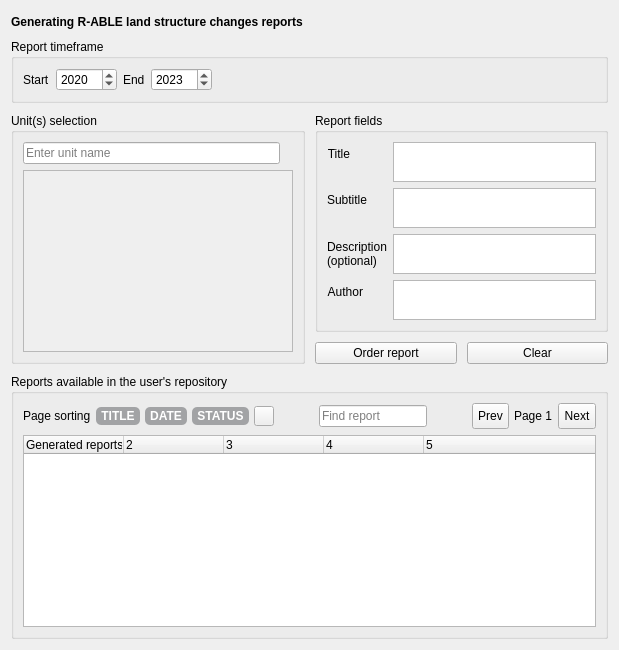
     <widget class="QWidget" name="reports_tab">
      <property name="sizePolicy">
       <sizepolicy hsizetype="Preferred" vsizetype="Ignored">
        <horstretch>0</horstretch>
        <verstretch>0</verstretch>
       </sizepolicy>
      </property>
      <attribute name="title">
       <string>Reports</string>
      </attribute>
      <layout class="QVBoxLayout" name="verticalLayout_14">
       <property name="spacing">
        <number>10</number>
       </property>
       <property name="topMargin">
        <number>15</number>
       </property>
       <item>
        <widget class="QLabel" name="reports_main_label">
         <property name="font">
          <font>
           <weight>75</weight>
           <bold>true</bold>
          </font>
         </property>
         <property name="text">
          <string>Generating R-ABLE land structure changes reports</string>
         </property>
        </widget>
       </item>
       <item>
        <widget class="QGroupBox" name="reports_timeframe_box">
         <property name="title">
          <string>Report timeframe</string>
         </property>
         <layout class="QHBoxLayout" name="horizontalLayout_13">
          <item>
           <widget class="QLabel" name="reports_start_label">
            <property name="sizePolicy">
             <sizepolicy hsizetype="Preferred" vsizetype="Preferred">
              <horstretch>0</horstretch>
              <verstretch>0</verstretch>
             </sizepolicy>
            </property>
            <property name="text">
             <string>Start</string>
            </property>
           </widget>
          </item>
          <item>
           <widget class="QSpinBox" name="reports_start_year">
            <property name="sizePolicy">
             <sizepolicy hsizetype="Preferred" vsizetype="Fixed">
              <horstretch>0</horstretch>
              <verstretch>0</verstretch>
             </sizepolicy>
            </property>
            <property name="minimum">
             <number>2000</number>
            </property>
            <property name="maximum">
             <number>10000</number>
            </property>
            <property name="value">
             <number>2020</number>
            </property>
           </widget>
          </item>
          <item>
           <widget class="QLabel" name="reports_end_label">
            <property name="sizePolicy">
             <sizepolicy hsizetype="Preferred" vsizetype="Preferred">
              <horstretch>0</horstretch>
              <verstretch>0</verstretch>
             </sizepolicy>
            </property>
            <property name="text">
             <string>End</string>
            </property>
           </widget>
          </item>
          <item>
           <widget class="QSpinBox" name="reports_end_year">
            <property name="sizePolicy">
             <sizepolicy hsizetype="Preferred" vsizetype="Fixed">
              <horstretch>0</horstretch>
              <verstretch>0</verstretch>
             </sizepolicy>
            </property>
            <property name="minimum">
             <number>2000</number>
            </property>
            <property name="maximum">
             <number>10000</number>
            </property>
            <property name="value">
             <number>2023</number>
            </property>
           </widget>
          </item>
          <item>
           <spacer name="horizontalSpacer_6">
            <property name="orientation">
             <enum>Qt::Horizontal</enum>
            </property>
            <property name="sizeHint" stdset="0">
             <size>
              <width>40</width>
              <height>20</height>
             </size>
            </property>
           </spacer>
          </item>
         </layout>
        </widget>
       </item>
       <item>
        <layout class="QHBoxLayout" name="horizontalLayout_10">
         <property name="rightMargin">
          <number>0</number>
         </property>
         <property name="bottomMargin">
          <number>0</number>
         </property>
         <item>
          <layout class="QVBoxLayout" name="verticalLayout_11">
           <item>
            <widget class="QGroupBox" name="reports_unit_selection_box">
             <property name="sizePolicy">
              <sizepolicy hsizetype="Expanding" vsizetype="Preferred">
               <horstretch>0</horstretch>
               <verstretch>0</verstretch>
              </sizepolicy>
             </property>
             <property name="title">
              <string>Unit(s) selection</string>
             </property>
             <layout class="QVBoxLayout" name="verticalLayout_18">
              <item>
               <layout class="QHBoxLayout" name="horizontalLayout_9">
                <property name="bottomMargin">
                 <number>0</number>
                </property>
                <item>
                 <widget class="QLineEdit" name="reports_unit_input">
                  <property name="placeholderText">
                   <string>Enter unit name</string>
                  </property>
                  <property name="clearButtonEnabled">
                   <bool>true</bool>
                  </property>
                 </widget>
                </item>
                <item>
                 <widget class="QLabel" name="reports_progress_label">
                  <property name="toolTip">
                   <string>Units are loading</string>
                  </property>
                  <property name="text">
                   <string/>
                  </property>
                  <property name="scaledContents">
                   <bool>false</bool>
                  </property>
                 </widget>
                </item>
               </layout>
              </item>
              <item>
               <widget class="QScrollArea" name="reports_selected_units">
                <property name="sizePolicy">
                 <sizepolicy hsizetype="Expanding" vsizetype="Expanding">
                  <horstretch>0</horstretch>
                  <verstretch>0</verstretch>
                 </sizepolicy>
                </property>
                <property name="minimumSize">
                 <size>
                  <width>0</width>
                  <height>0</height>
                 </size>
                </property>
                <property name="maximumSize">
                 <size>
                  <width>16777215</width>
                  <height>16777215</height>
                 </size>
                </property>
                <property name="verticalScrollBarPolicy">
                 <enum>Qt::ScrollBarAsNeeded</enum>
                </property>
                <property name="horizontalScrollBarPolicy">
                 <enum>Qt::ScrollBarAlwaysOff</enum>
                </property>
                <property name="sizeAdjustPolicy">
                 <enum>QAbstractScrollArea::AdjustIgnored</enum>
                </property>
                <property name="widgetResizable">
                 <bool>true</bool>
                </property>
                <widget class="QWidget" name="reports_selected_units_widget">
                 <property name="geometry">
                  <rect>
                   <x>0</x>
                   <y>0</y>
                   <width>455</width>
                   <height>180</height>
                  </rect>
                 </property>
                 <layout class="QVBoxLayout" name="verticalLayout_20">
                  <property name="spacing">
                   <number>5</number>
                  </property>
                  <property name="leftMargin">
                   <number>5</number>
                  </property>
                  <property name="topMargin">
                   <number>5</number>
                  </property>
                  <property name="rightMargin">
                   <number>5</number>
                  </property>
                  <property name="bottomMargin">
                   <number>5</number>
                  </property>
                 </layout>
                </widget>
               </widget>
              </item>
             </layout>
            </widget>
           </item>
          </layout>
         </item>
         <item>
          <layout class="QVBoxLayout" name="verticalLayout_12">
           <property name="bottomMargin">
            <number>0</number>
           </property>
           <item>
            <widget class="QGroupBox" name="reports_fields_box">
             <property name="sizePolicy">
              <sizepolicy hsizetype="Ignored" vsizetype="Preferred">
               <horstretch>0</horstretch>
               <verstretch>0</verstretch>
              </sizepolicy>
             </property>
             <property name="title">
              <string>Report fields</string>
             </property>
             <layout class="QFormLayout" name="formLayout_4">
              <property name="fieldGrowthPolicy">
               <enum>QFormLayout::ExpandingFieldsGrow</enum>
              </property>
              <property name="labelAlignment">
               <set>Qt::AlignLeading|Qt::AlignLeft|Qt::AlignVCenter</set>
              </property>
              <item row="0" column="0">
               <widget class="QLabel" name="reports_title_label">
                <property name="text">
                 <string>Title</string>
                </property>
                <property name="alignment">
                 <set>Qt::AlignRight|Qt::AlignTrailing|Qt::AlignVCenter</set>
                </property>
               </widget>
              </item>
              <item row="1" column="0">
               <widget class="QLabel" name="reports_subtitle_label">
                <property name="text">
                 <string>Subtitle</string>
                </property>
                <property name="alignment">
                 <set>Qt::AlignRight|Qt::AlignTrailing|Qt::AlignVCenter</set>
                </property>
               </widget>
              </item>
              <item row="1" column="1">
               <widget class="QTextBrowser" name="reports_subtitle_browser">
                <property name="sizePolicy">
                 <sizepolicy hsizetype="Expanding" vsizetype="Fixed">
                  <horstretch>0</horstretch>
                  <verstretch>0</verstretch>
                 </sizepolicy>
                </property>
                <property name="maximumSize">
                 <size>
                  <width>16777215</width>
                  <height>40</height>
                 </size>
                </property>
                <property name="font">
                 <font>
                  <italic>false</italic>
                 </font>
                </property>
                <property name="tabChangesFocus">
                 <bool>true</bool>
                </property>
                <property name="undoRedoEnabled">
                 <bool>true</bool>
                </property>
                <property name="readOnly">
                 <bool>false</bool>
                </property>
                <property name="textInteractionFlags">
                 <set>Qt::LinksAccessibleByKeyboard|Qt::LinksAccessibleByMouse|Qt::TextBrowserInteraction|Qt::TextEditable|Qt::TextEditorInteraction|Qt::TextSelectableByKeyboard|Qt::TextSelectableByMouse</set>
                </property>
                <property name="openExternalLinks">
                 <bool>true</bool>
                </property>
               </widget>
              </item>
              <item row="2" column="0">
               <widget class="QLabel" name="reports_description_label">
                <property name="text">
                 <string>Description
(optional)</string>
                </property>
                <property name="alignment">
                 <set>Qt::AlignLeading|Qt::AlignLeft|Qt::AlignVCenter</set>
                </property>
               </widget>
              </item>
              <item row="2" column="1">
               <widget class="QTextBrowser" name="reports_description_browser">
                <property name="sizePolicy">
                 <sizepolicy hsizetype="Expanding" vsizetype="Fixed">
                  <horstretch>0</horstretch>
                  <verstretch>0</verstretch>
                 </sizepolicy>
                </property>
                <property name="maximumSize">
                 <size>
                  <width>16777215</width>
                  <height>40</height>
                 </size>
                </property>
                <property name="font">
                 <font>
                  <italic>false</italic>
                 </font>
                </property>
                <property name="tabChangesFocus">
                 <bool>true</bool>
                </property>
                <property name="undoRedoEnabled">
                 <bool>true</bool>
                </property>
                <property name="readOnly">
                 <bool>false</bool>
                </property>
                <property name="textInteractionFlags">
                 <set>Qt::LinksAccessibleByKeyboard|Qt::LinksAccessibleByMouse|Qt::TextBrowserInteraction|Qt::TextEditable|Qt::TextEditorInteraction|Qt::TextSelectableByKeyboard|Qt::TextSelectableByMouse</set>
                </property>
                <property name="openExternalLinks">
                 <bool>true</bool>
                </property>
               </widget>
              </item>
              <item row="3" column="0">
               <widget class="QLabel" name="reports_author_label">
                <property name="text">
                 <string>Author</string>
                </property>
                <property name="alignment">
                 <set>Qt::AlignRight|Qt::AlignTrailing|Qt::AlignVCenter</set>
                </property>
               </widget>
              </item>
              <item row="3" column="1">
               <widget class="QTextBrowser" name="reports_author_browser">
                <property name="sizePolicy">
                 <sizepolicy hsizetype="Expanding" vsizetype="Fixed">
                  <horstretch>0</horstretch>
                  <verstretch>0</verstretch>
                 </sizepolicy>
                </property>
                <property name="maximumSize">
                 <size>
                  <width>16777215</width>
                  <height>40</height>
                 </size>
                </property>
                <property name="font">
                 <font>
                  <italic>false</italic>
                 </font>
                </property>
                <property name="tabChangesFocus">
                 <bool>true</bool>
                </property>
                <property name="undoRedoEnabled">
                 <bool>true</bool>
                </property>
                <property name="readOnly">
                 <bool>false</bool>
                </property>
                <property name="textInteractionFlags">
                 <set>Qt::LinksAccessibleByKeyboard|Qt::LinksAccessibleByMouse|Qt::TextBrowserInteraction|Qt::TextEditable|Qt::TextEditorInteraction|Qt::TextSelectableByKeyboard|Qt::TextSelectableByMouse</set>
                </property>
                <property name="openExternalLinks">
                 <bool>true</bool>
                </property>
               </widget>
              </item>
              <item row="0" column="1">
               <widget class="QTextBrowser" name="reports_title_browser">
                <property name="sizePolicy">
                 <sizepolicy hsizetype="Expanding" vsizetype="Fixed">
                  <horstretch>0</horstretch>
                  <verstretch>0</verstretch>
                 </sizepolicy>
                </property>
                <property name="maximumSize">
                 <size>
                  <width>16777215</width>
                  <height>40</height>
                 </size>
                </property>
                <property name="font">
                 <font>
                  <italic>false</italic>
                 </font>
                </property>
                <property name="tabChangesFocus">
                 <bool>true</bool>
                </property>
                <property name="undoRedoEnabled">
                 <bool>true</bool>
                </property>
                <property name="readOnly">
                 <bool>false</bool>
                </property>
                <property name="textInteractionFlags">
                 <set>Qt::LinksAccessibleByKeyboard|Qt::LinksAccessibleByMouse|Qt::TextBrowserInteraction|Qt::TextEditable|Qt::TextEditorInteraction|Qt::TextSelectableByKeyboard|Qt::TextSelectableByMouse</set>
                </property>
                <property name="openExternalLinks">
                 <bool>true</bool>
                </property>
               </widget>
              </item>
             </layout>
            </widget>
           </item>
           <item>
            <layout class="QHBoxLayout" name="horizontalLayout_2">
             <property name="bottomMargin">
              <number>0</number>
             </property>
             <item>
              <widget class="QPushButton" name="reports_order_report_btn">
               <property name="text">
                <string>Order report</string>
               </property>
              </widget>
             </item>
             <item>
              <widget class="QPushButton" name="reports_clear_units_btn">
               <property name="text">
                <string>Clear</string>
               </property>
              </widget>
             </item>
            </layout>
           </item>
          </layout>
         </item>
        </layout>
       </item>
       <item>
        <widget class="QGroupBox" name="reports_user_reports_box">
         <property name="sizePolicy">
          <sizepolicy hsizetype="Preferred" vsizetype="Expanding">
           <horstretch>0</horstretch>
           <verstretch>0</verstretch>
          </sizepolicy>
         </property>
         <property name="title">
          <string>Reports available in the user's repository</string>
         </property>
         <layout class="QVBoxLayout" name="verticalLayout_13">
          <item>
           <layout class="QHBoxLayout" name="horizontalLayout_8">
            <property name="spacing">
             <number>5</number>
            </property>
            <property name="bottomMargin">
             <number>0</number>
            </property>
            <item>
             <widget class="QLabel" name="reports_sort_label">
              <property name="text">
               <string>Page sorting</string>
              </property>
             </widget>
            </item>
            <item>
             <widget class="QPushButton" name="reports_sort_by_title_btn">
              <property name="sizePolicy">
               <sizepolicy hsizetype="Fixed" vsizetype="Fixed">
                <horstretch>0</horstretch>
                <verstretch>0</verstretch>
               </sizepolicy>
              </property>
              <property name="maximumSize">
               <size>
                <width>16777215</width>
                <height>16777215</height>
               </size>
              </property>
              <property name="font">
               <font>
                <weight>75</weight>
                <bold>true</bold>
               </font>
              </property>
              <property name="styleSheet">
               <string notr="true">QPushButton {
	color: rgb(255, 255, 255);
	border: 0px solid rgb(0, 0, 0);
	border-radius: 5px;
	background-color:rgba(48, 50, 55, 100);
	padding:2px;
	padding-left:5px;
	padding-right:5px;}
QPushButton::hover{
	background-color:rgba(169, 92, 63, 175)}
QPushButton::focus{
	border: 1px solid rgb(22, 128, 255);}
QPushButton::checked{
	background-color:rgb(169, 92, 63)}</string>
              </property>
              <property name="text">
               <string>TITLE</string>
              </property>
              <property name="checkable">
               <bool>true</bool>
              </property>
             </widget>
            </item>
            <item>
             <widget class="QPushButton" name="reports_sort_by_date_btn">
              <property name="sizePolicy">
               <sizepolicy hsizetype="Preferred" vsizetype="Fixed">
                <horstretch>0</horstretch>
                <verstretch>0</verstretch>
               </sizepolicy>
              </property>
              <property name="maximumSize">
               <size>
                <width>16777215</width>
                <height>16777215</height>
               </size>
              </property>
              <property name="font">
               <font>
                <weight>75</weight>
                <bold>true</bold>
               </font>
              </property>
              <property name="styleSheet">
               <string notr="true">QPushButton {
	color: rgb(255, 255, 255);
	border: 0px solid rgb(0, 0, 0);
	border-radius: 5px;
	background-color:rgba(48, 50, 55, 100);
	padding:2px;
	padding-left:5px;
	padding-right:5px;}
QPushButton::hover{
	background-color:rgba(22, 128, 255, 175)}
QPushButton::focus{
	border: 1px solid rgb(22, 128, 255);}
QPushButton::checked{
	background-color:rgb(22, 128, 255)}</string>
              </property>
              <property name="text">
               <string>DATE</string>
              </property>
              <property name="checkable">
               <bool>true</bool>
              </property>
             </widget>
            </item>
            <item>
             <widget class="QPushButton" name="reports_sort_by_status_btn">
              <property name="sizePolicy">
               <sizepolicy hsizetype="Preferred" vsizetype="Fixed">
                <horstretch>0</horstretch>
                <verstretch>0</verstretch>
               </sizepolicy>
              </property>
              <property name="maximumSize">
               <size>
                <width>16777215</width>
                <height>16777215</height>
               </size>
              </property>
              <property name="font">
               <font>
                <weight>75</weight>
                <bold>true</bold>
               </font>
              </property>
              <property name="styleSheet">
               <string notr="true">QPushButton {
	color: rgb(255, 255, 255);
	border: 0px solid rgb(0, 0, 0);
	border-radius: 5px;
	background-color:rgba(48, 50, 55, 100);
	padding:2px;
	padding-left:5px;
	padding-right:5px;}
QPushButton::hover{
	background-color:rgba(5, 151, 49, 175)}
QPushButton::focus{
	border: 1px solid rgb(22, 128, 255);}
QPushButton::checked{
	background-color:rgb(5, 151, 49)}</string>
              </property>
              <property name="text">
               <string>STATUS</string>
              </property>
              <property name="checkable">
               <bool>true</bool>
              </property>
             </widget>
            </item>
            <item>
             <widget class="QPushButton" name="reports_sort_btn">
              <property name="minimumSize">
               <size>
                <width>20</width>
                <height>20</height>
               </size>
              </property>
              <property name="maximumSize">
               <size>
                <width>20</width>
                <height>20</height>
               </size>
              </property>
              <property name="text">
               <string/>
              </property>
              <property name="icon">
               <iconset resource="../resources/resources.qrc">
                <normaloff>:/plugins/r_able/no_sort.png</normaloff>:/plugins/r_able/no_sort.png</iconset>
              </property>
              <property name="iconSize">
               <size>
                <width>15</width>
                <height>15</height>
               </size>
              </property>
             </widget>
            </item>
            <item>
             <spacer name="horizontalSpacer_3">
              <property name="orientation">
               <enum>Qt::Horizontal</enum>
              </property>
              <property name="sizeType">
               <enum>QSizePolicy::Fixed</enum>
              </property>
              <property name="sizeHint" stdset="0">
               <size>
                <width>40</width>
                <height>20</height>
               </size>
              </property>
             </spacer>
            </item>
            <item>
             <widget class="QLineEdit" name="reports_filter_input">
              <property name="placeholderText">
               <string>Find report</string>
              </property>
              <property name="clearButtonEnabled">
               <bool>true</bool>
              </property>
             </widget>
            </item>
            <item>
             <spacer name="horizontalSpacer_2">
              <property name="orientation">
               <enum>Qt::Horizontal</enum>
              </property>
              <property name="sizeType">
               <enum>QSizePolicy::Fixed</enum>
              </property>
              <property name="sizeHint" stdset="0">
               <size>
                <width>40</width>
                <height>20</height>
               </size>
              </property>
             </spacer>
            </item>
            <item>
             <widget class="QPushButton" name="reports_prev_page_btn">
              <property name="sizePolicy">
               <sizepolicy hsizetype="Fixed" vsizetype="Fixed">
                <horstretch>0</horstretch>
                <verstretch>0</verstretch>
               </sizepolicy>
              </property>
              <property name="styleSheet">
               <string notr="true">QPushButton {
	padding:5px;
}</string>
              </property>
              <property name="text">
               <string>Prev</string>
              </property>
             </widget>
            </item>
            <item>
             <widget class="QLabel" name="reports_page_label">
              <property name="text">
               <string>Page 1</string>
              </property>
             </widget>
            </item>
            <item>
             <widget class="QPushButton" name="reports_next_page_btn">
              <property name="sizePolicy">
               <sizepolicy hsizetype="Fixed" vsizetype="Fixed">
                <horstretch>0</horstretch>
                <verstretch>0</verstretch>
               </sizepolicy>
              </property>
              <property name="styleSheet">
               <string notr="true">QPushButton {
	padding:5px;
}</string>
              </property>
              <property name="text">
               <string>Next</string>
              </property>
             </widget>
            </item>
           </layout>
          </item>
          <item>
           <widget class="QTreeWidget" name="reports_tree">
            <property name="minimumSize">
             <size>
              <width>0</width>
              <height>120</height>
             </size>
            </property>
            <property name="maximumSize">
             <size>
              <width>16777215</width>
              <height>16777215</height>
             </size>
            </property>
            <property name="toolTip">
             <string>Click RMB to open context menu</string>
            </property>
            <property name="styleSheet">
             <string notr="true"/>
            </property>
            <property name="selectionMode">
             <enum>QAbstractItemView::ExtendedSelection</enum>
            </property>
            <property name="indentation">
             <number>5</number>
            </property>
            <property name="columnCount">
             <number>5</number>
            </property>
            <column>
             <property name="text">
              <string>Generated reports</string>
             </property>
            </column>
            <column>
             <property name="text">
              <string notr="true">2</string>
             </property>
            </column>
            <column>
             <property name="text">
              <string notr="true">3</string>
             </property>
            </column>
            <column>
             <property name="text">
              <string notr="true">4</string>
             </property>
            </column>
            <column>
             <property name="text">
              <string notr="true">5</string>
             </property>
            </column>
           </widget>
          </item>
         </layout>
        </widget>
       </item>
      </layout>
     </widget>
